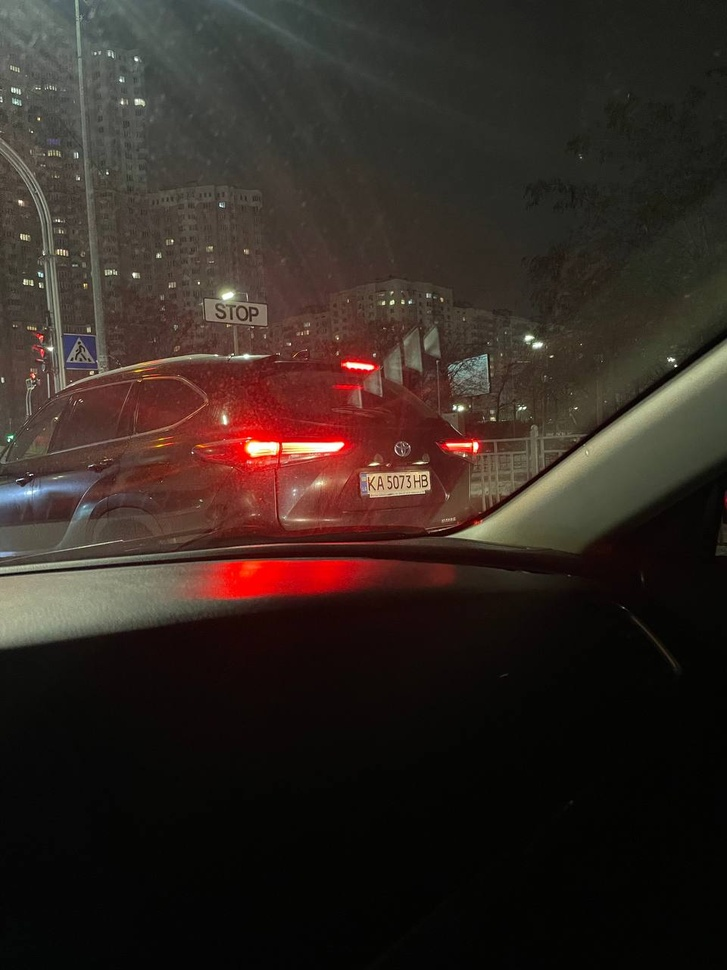
#> input picture image.jpeg, 727 x 970 px, shrunk from 960 x 1280 before the run
$ python -i image_processing.py   (imports and definitions only)
#> lines starting #> are read from the running program, lines starting #| are printed output that depends on the picture; after the words box and inside, x2 and y2 are one past the last pixel; in counts of white or black regions, pixels touching at a corner belong together
#> further down, picture is the input picture: shape (970, 727, 3); mean B, G, R 33.8, 39.5, 51
import math

import cv2
import easyocr as easyocr
import numpy as np

from services.plate_validation import PlateValidation

# [1 line that did not run here, left out]


class ImageProcessing:
    # [6 lines left out: function process_image, not called in this run]

    @staticmethod
    def rotate_image(image, angle):
        image_center = tuple(np.array(image.shape[1::-1]) / 2)
        rot_mat = cv2.getRotationMatrix2D(image_center, angle, 1.0)
        result = cv2.warpAffine(image, rot_mat, image.shape[1::-1], flags=cv2.INTER_LINEAR)
        return result

    @staticmethod
    def compute_skew(src_img):

        if len(src_img.shape) == 3:
            h, w, _ = src_img.shape
#> h = 970; w = 727
        elif len(src_img.shape) == 2:
            h, w = src_img.shape
        else:
            print('upsupported image type')

        img = cv2.medianBlur(src_img, 3)

        edges = cv2.Canny(img, threshold1=30, threshold2=100, apertureSize=3, L2gradient=True)
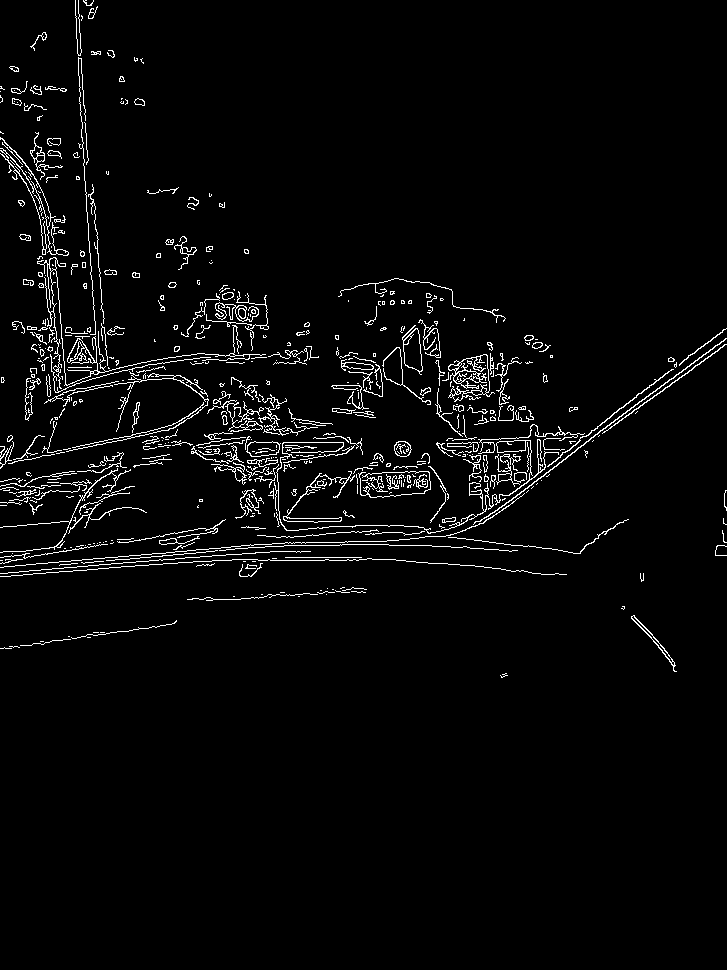
#> edges: shape (970, 727); 3.2% white in thin lines or dots, all inside (x1, y1, x2, y2) = (0, 0, 727, 678)
        lines = cv2.HoughLinesP(edges, 1, math.pi / 180, 30, minLineLength=w / 4.0, maxLineGap=h / 4.0)
#> lines = 208 rows, first 6: [36, 39, 88, 637], [0, 573, 726, 510], [427, 562, 715, 345], [12, 324, 643, 579], [78, 75, 112, 567], [9, 490, 611, 427]
        angle = 0.0
        nlines = lines.size
#> nlines = 832

        # print(nlines)
        cnt = 0
        for x1, y1, x2, y2 in lines[0]:
            ang = np.arctan2(y2 - y1, x2 - x1)
            # print(ang)
            if math.fabs(ang) <= 30:  # excluding extreme rotations
                angle += ang
                cnt += 1
#> this loop made 1 pass
#> (x1, y1, x2, y2, ang, angle, cnt) on pass 1: (36, 39, 88, 637, 1.48, 1.48, 1)
#> after the loop, angle = 1.48; cnt = 1

        if cnt == 0:
            return 0.0
        return (angle / cnt) * 180 / math.pi

    @staticmethod
    def deskew(src_img):
        return ImageProcessing.rotate_image(src_img, ImageProcessing.compute_skew(src_img))
#> in rotate_image, `image_center = tuple(np.array(image.shape[1::-1]) / 2)`: image_center = (363.5, 485)
#> in rotate_image, `rot_mat = cv2.getRotationMatrix2D(image_center, angle, 1.0)`: rot_mat = [[0.0866, 0.996, -151.2], [-0.996, 0.0866, 805.1]]
#> in rotate_image, `result = cv2.warpAffine(image, rot_mat, image.shape[1::-1], flags=cv2...`:
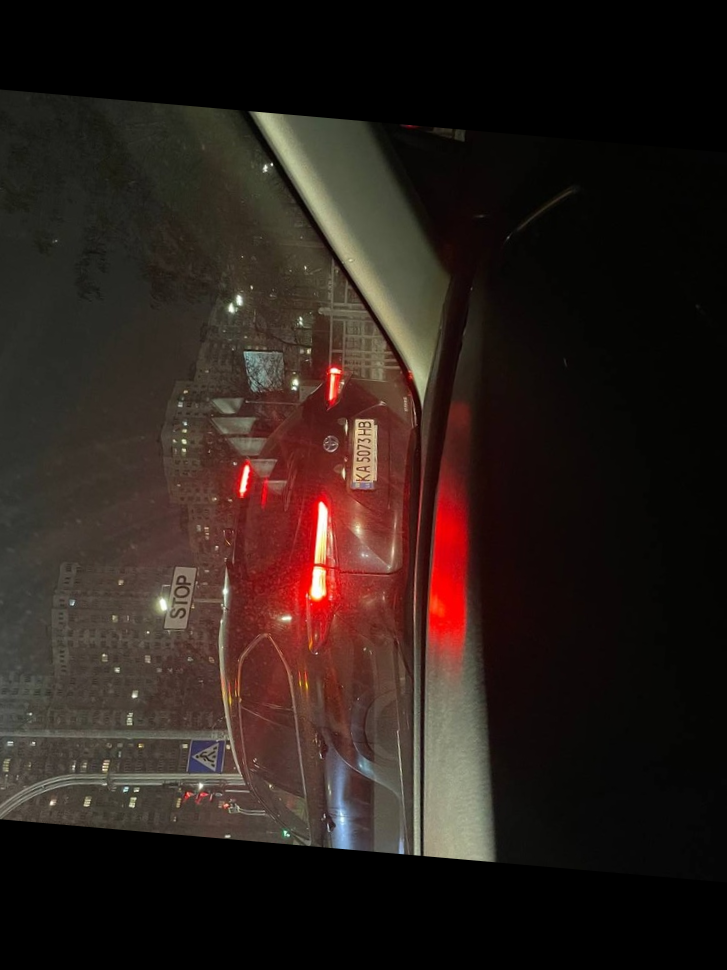
#> result: shape (970, 727, 3); mean B, G, R 26.3, 31.4, 43.3

    # [42 lines left out: functions get_centered_object, read_license_plate, not called in this run]

>>> import cv2
>>> picture = cv2.imread('../image.jpeg')
>>> result = ImageProcessing().deskew(picture)
